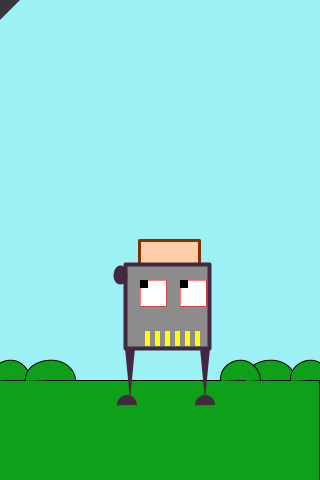
Frame 1 (no input)
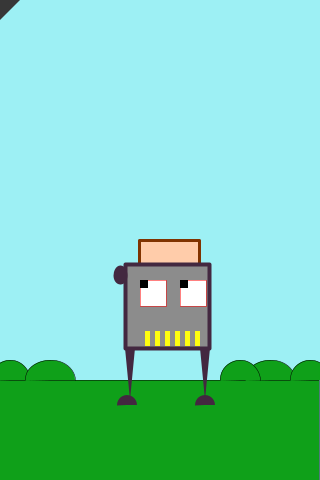
Frame 60 (the mouse pressed at the canvas centre just before this capture)
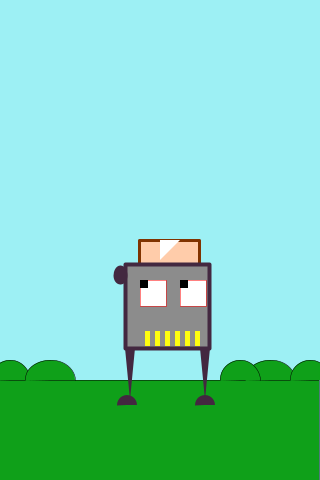
Frame 120 (the mouse held since frame 60 and released just before this capture)

The Processing sketch that drew these frames (run headless with seeded random() and noise(); from frame 60 on, the mouse is pressed at the canvas centre):

// Processing sketch: processing_5199
// ── processing_5199.pde

/*Mr. Toast
V 0.0B
Interact
DESMA 28


Controls: Click the mouse to summon a slice of bread to the cursor.
Hold it down to drag it around.
Mr. Toast's eyes follow the bread, with dreams of toast yet to be.

Thanks to Reas for the "clickDrag" code.

*/


//Variables
float x, y;
float offx, offy;
float din = 60;
boolean over = false;
boolean clicked = false;
int cursorFill, m, tR, tG, tB;




void setup(){
  size (320, 480);
  frameRate (35);
  x = width/2.3;
  y = height/2;
}




void draw(){
  noCursor();
  background(157, 240, 244);
  fill(15, 160, 25);
  stroke(0);
  rect(-1, 380, 320, 100);
  
//Bushes
  arc(10, 380, 40, 40, PI-PI/64, TWO_PI);
  arc(50, 380, 50, 40, PI-PI/64, TWO_PI);
  arc(270, 380, 50, 40, PI-PI/64, TWO_PI);
  arc(310, 380, 40, 40, PI-PI/64, TWO_PI);
  arc(240, 380, 40, 40, PI-PI/64, TWO_PI);
  cursorFill = 55;

//coursor color
  if (mousePressed){
    cursorFill = 255;
   }
      
//toast  
  tR = 255;
  tG = 204;
  tB = 170;
  fill(tR, tG, tB);
  stroke(128, 51, 0);
  strokeWeight(3);
  strokeJoin (ROUND);
  rect(x, y, din, din);
  if (clicked && over) {
    x = mouseX - offx;
    y = mouseY - offy;
  }

//body
  fill(140);
  stroke(67, 40, 64);
  strokeWeight(4);
  rectMode(CORNER);
  rect(125, 264, 84, 84);
  fill(67, 40, 64);


//handle
  arc(120, 275, 10, 15, 0, 180);


//eyes
  fill(255);
  stroke(255, 0, 0);
  strokeWeight(.5);
  rect(140, 280, 26, 26);
  rect(180, 280, 26, 26);


//pupils lpx = left pupil x; etc
  float lpx = constrain (x, 140, 158);
  float rpx = constrain (x, 180, 198);
  float lrpy = constrain (y, 280, 298);
  fill(0);
  noStroke();
  rect(lpx, lrpy, 8, 8);
  rect(rpx, lrpy, 8, 8);
  
  
//mouth
  fill(255, 253, 15);
  m = 145;
  rect(m, 331, 5, 15);  
  rect(m+10, 331, 5, 15);
  rect(m+20, 331, 5, 15);
  rect(m+30, 331, 5, 15);
  rect(m+40, 331, 5, 15);
  rect(m+50, 331, 5, 15);
  
  if ((keyPressed == true) && (key == '1')) {
    fill (255, 0, 0);
    rect(m, 331, 5, 15);
  }
  if ((keyPressed == true) && (key == '2')) {
    fill (255, 0, 0);
    rect(m, 331, 5, 15);
    rect(m+10, 331, 5, 15);
}
  
  if ((keyPressed == true) && (key == '3')) {
    fill (255, 0, 0);
    rect(m, 331, 5, 15);
    rect(m+10, 331, 5, 15);
    rect(m+20, 331, 5, 15);
}
  if ((keyPressed == true) && (key == '4')) {
    fill (255, 0, 0);
    rect(m, 331, 5, 15);
    rect(m+10, 331, 5, 15);
    rect(m+20, 331, 5, 15);
    rect(m+30, 331, 5, 15);
}

  if ((keyPressed == true) && (key == '5')) {
    fill (255, 0, 0);
    rect(m, 331, 5, 15);
    rect(m+10, 331, 5, 15);
    rect(m+20, 331, 5, 15);
    rect(m+30, 331, 5, 15);
    rect(m+40, 331, 5, 15);
}

  if ((keyPressed == true) && (key == '6')) {
    fill (255, 0, 0);
    rect(m, 331, 5, 15);
    rect(m+10, 331, 5, 15);
    rect(m+20, 331, 5, 15);
    rect(m+30, 331, 5, 15);
    rect(m+40, 331, 5, 15);
    rect(m+50, 331, 5, 15);
}
  
    
  
  
//legs
  fill(67, 40, 64);
  triangle(125, 348, 130, 400, 135, 348);
  triangle(200, 348, 205, 400, 210, 348);


//feet
  arc(127, 405, 20, 20, PI-PI/64, TWO_PI);
  arc(205, 405, 20, 20, PI-PI/64, TWO_PI);

//cursor
  fill(cursorFill);
  triangle(mouseX, mouseY, mouseX+20, mouseY, mouseX, mouseY+20);
}

void mousePressed() {
  if (mouseX > x && mouseX < x+din && mouseY > y && mouseY < y+din) {
    over = true;
    offx = mouseX - x;
    offy = mouseY - y;
  } else {
    over = false;
  }
  clicked = true;
}
void mouseReleased () {
  clicked = false;
}
